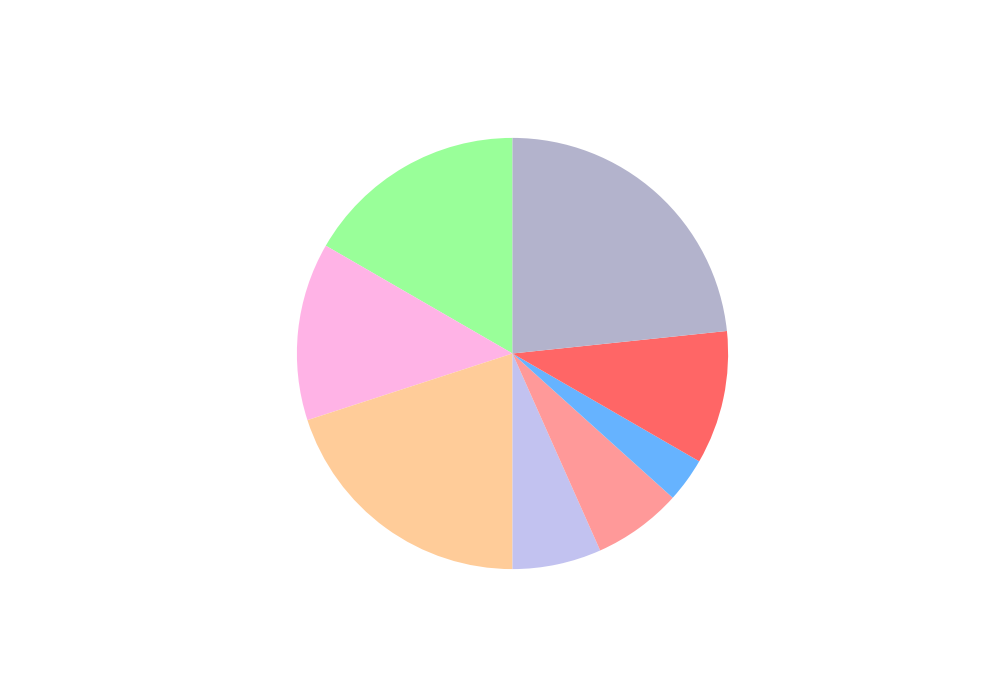

Python code for this plot:
import matplotlib.pyplot as plt

# Define the data with additional data series
percentages = [25, 20, 30, 10, 10, 5, 15, 35]

# Adjust colors for the new data segments
colors = [
    '#99ff99', '#ffb3e6', '#ffcc99', '#c2c2f0',
    '#ff9999', '#66b3ff', '#ff6666', '#b3b3cc'
]

# Create pie chart
fig, ax = plt.subplots(figsize=(10, 7))

ax.pie(
    percentages,
    startangle=90,
    colors=colors
)

plt.show()
